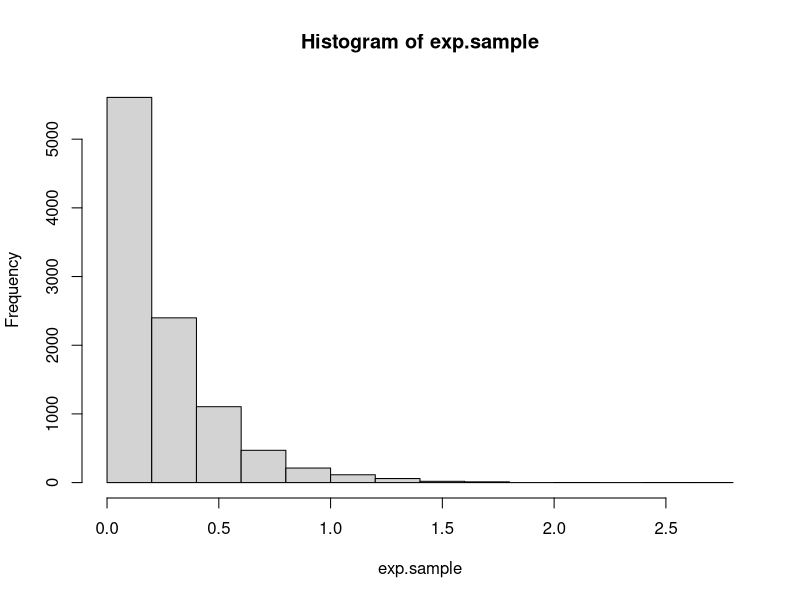
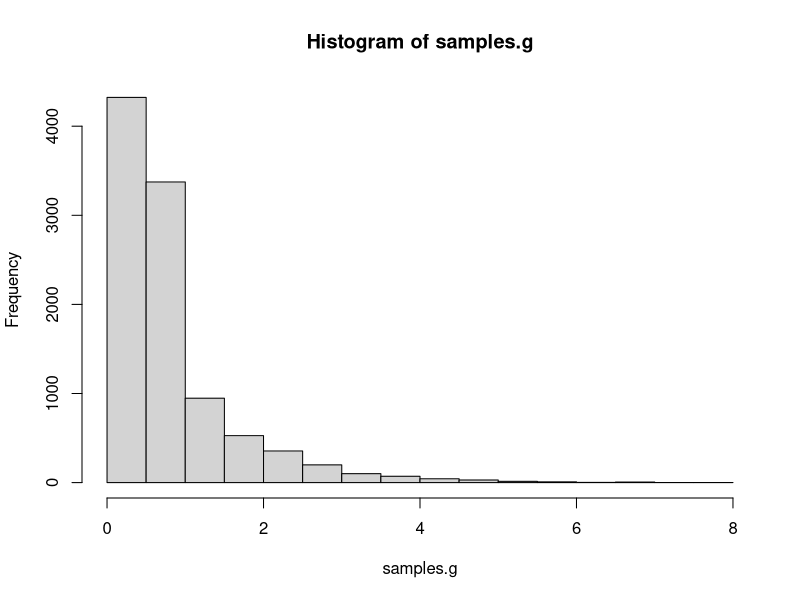
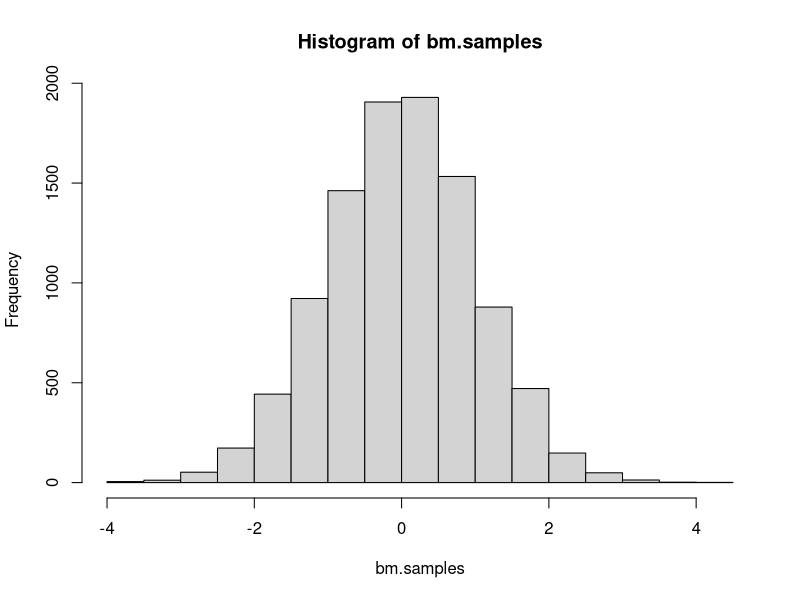
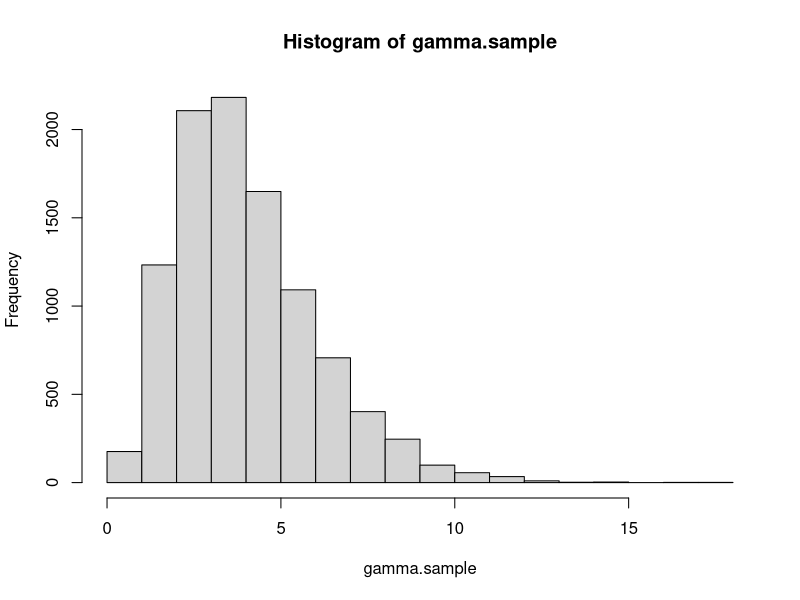
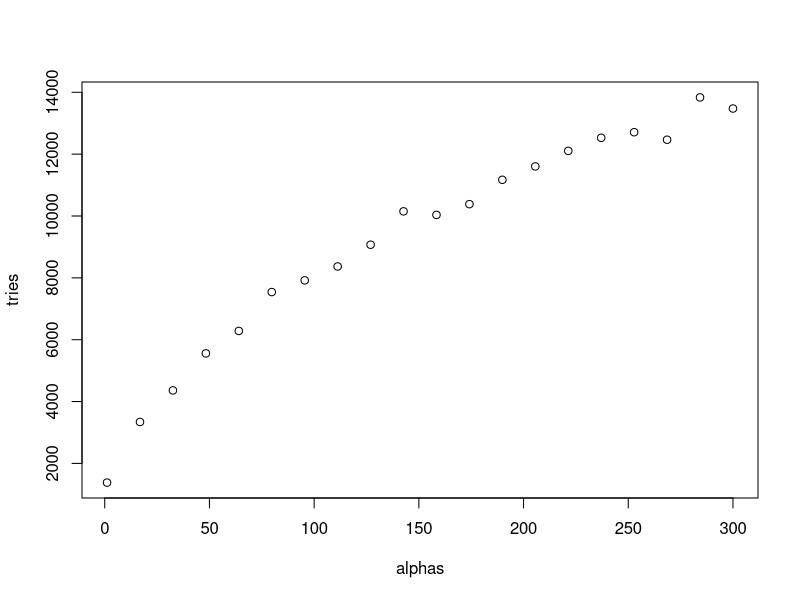
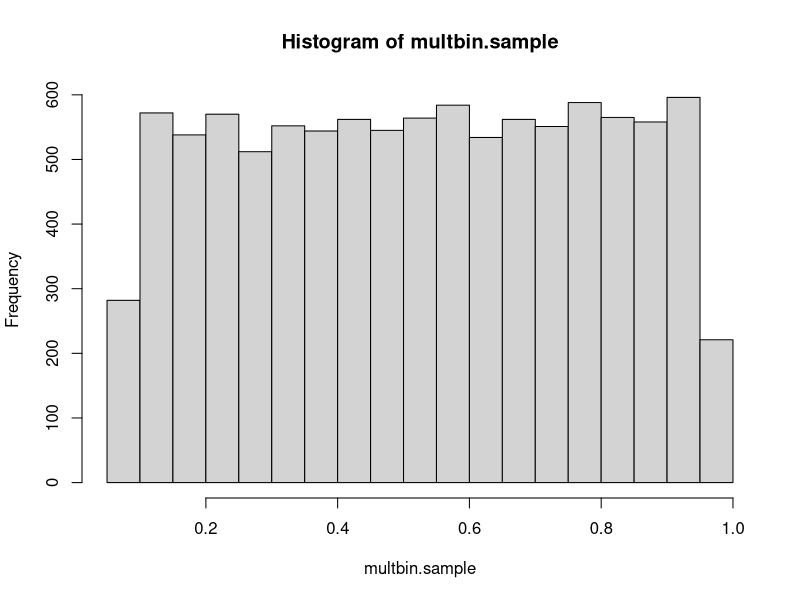

Generate these figures, in order, with R:
## ---- chunk 1
knitr::opts_chunk$set(echo = TRUE)
## ---- chunk 2
# Function to sample n times from exponential distribution
samples_exp = function(rate, n){
  u = runif(n)          # Sample from unif(0,1) distribution
  x = - log(u) / rate   # Compute values using inverse cdf
  return(x)             # Vector of n samples
}

# Function to print mean and variance
print.mean.var = function(n, m.emp, m.th, v.emp, v.th) {
  cat('Number of samples:', n)
  cat('\n\nEmpirical mean:', m.emp)
  cat('\nTheoretical mean:', m.th)
  cat('\n\nEmpirical variance:', v.emp)
  cat('\nTheoretical variance:', v.th)
}

# Check function
rate = 4                                        # Set rate parameter
n = 10000                                       # Number of samples
exp.sample = samples_exp(rate, n)               # Sample
hist(exp.sample)                                # Histogram of sample

mean.emp.exp = mean(exp.sample)                 # Empirical mean
mean.th.exp = 1 / rate                          # Theoretical mean

var.emp.exp = var(exp.sample)                   # Empirical variance
var.th.exp = 1 / rate^2                         # Theoretical variance

print.mean.var(n, mean.emp.exp, mean.th.exp, var.emp.exp, var.th.exp)  # Print values
## ---- chunk 3
# Function to sample from g using inverse cdf
samples_g = function(alpha, n) {
  c = alpha * exp(1) / (alpha + exp(1))   # Normalizing constant
  u = runif(n)                            # Sample from unif(0,1) distribution
  vec = rep(0, n)                         # Vector to store the generated samples
  for(i in 1:length(u)){
    if(u[i]<= c/alpha) {vec[i] = (alpha * u[i] / c)^(1 / alpha)}  # Use case 1 in inverse cdf to generate sample
    else {vec[i] = -log(1/alpha + exp(-1) - u[i]/c)}              # Use case 2 in inverse cdf to generate sample
  }
  return(vec)
}

# Check function
alpha = 0.8                               # Set parameter
c = alpha * exp(1) / (alpha + exp(1))     # Normalizing constant
n = 10000                                 # Number of samples
samples.g = samples_g(alpha, n)           # Sampling from g
hist(samples.g)                           # Histogram of samples

mean.emp.g = mean(samples.g)                      # Empirical mean
mean.theo.g = c * (1/(alpha+1) + 2*exp(-1))       # Theoretical mean

var.emp.g = var(samples.g)                                  # Empirical variance
var.theo.g = c * (1/(alpha+2) + 5*exp(-1)) - mean.theo.g^2  # Theoretical variance

print.mean.var(n, mean.emp.g, mean.theo.g, var.emp.g, var.theo.g)   # Print values
## ---- chunk 4
# Function to generate n samples from N(0,1) using Box Muller
boxmuller = function(n) {
  # Sample from unif(0,1)
  u1 = runif(n)
  u2 = runif(n)
  # Polar coordinates
  r = sqrt(-2*log(u1))
  theta = 2*pi*u2
  #Cartesian coordinate(s)
  x = r*cos(theta)          # Vector of n independent samples
  #y = r*sin(theta)
  return(x)
}

# Check function
n = 10000                       # Number of samples
bm.samples = boxmuller(n)       # Sampling from N(0,1)
hist(bm.samples)                # Histogram of samples

mean_bm = mean(bm.samples)      # Empirical mean
var_bm = var(bm.samples)        # Empirical variance

print.mean.var(n, mean_bm, 0, var_bm, 1)  # Print values
## ---- chunk 5
# Function to generate a realization from d-variate normal distribution
mult_normal = function(d, mu, sigma) {
  # mu is vector of means, must have length d
  # sigma is covariance matrix, must have dimension dxd
  x = boxmuller(d)    # d N(0,1) distributed variables
  A = t(chol(sigma))  # Cholesky decomposition of covariance matrix (lower triangular)
  y = mu + A %*% x    # d-variate N(mu, sigma)
  return(y)
}


# Check function

# vector of means and covariance matrix
mu = c(1,2)         
sigma = cbind(c(1,0.5),c(0.5,1))

# Estimate mean and empirical variance
n = 10000                     # Number of realizations
mu_est = rep(0,length(mu))    
multnor.sample = matrix(NA, n, length(mu))
for(i in 1:n) {
  multnor = mult_normal(length(mu),mu,sigma)
  mu_est = mu_est + multnor
  multnor.sample[i,] = multnor
  }
mu_est = mu_est / n               # Estimated mean vector

sigma_est = var(multnor.sample)   # Estimated covariance matrix

# Printing
cat('True mean:', mu)
cat('\nEstimated mean:', mu_est)
cat('\n\nTrue covariance matrix:\n')
sigma
cat('\nEstimated covariance matrix:\n')
sigma_est
## ---- chunk 6
# Function to calculate the acceptance probability
accprob = function(x, alpha) {
  if(x<1) {return(exp(-x))}
  else if(x>=1) {return(x^(alpha-1))}
}

# Function to generate n samples from f
gamma_rejsamp = function(n, alpha) {
  vec = rep(0, n)             # Vector for storing the accepted samples
  i = 1
  while(i<=n) {
    x = samples_g(alpha, 1)   # Sample from proposal density
    u = runif(1)              # Sample from unif(0,1)
    a = accprob(x, alpha)     # Calculate acceptance probability
    if(u<=a) {                # Accept x as a sample
      vec[i] = x              # Store x
      i = i + 1
      }
  }
  return(vec)
}

# Check function
alpha = 0.5     # Set parameter
n = 10000       # Number of samples
gamma.sample = gamma_rejsamp(n, alpha)    # Generate samples

mean.emp = mean(gamma.sample)   # Empirical mean
mean.theo = alpha               # Theoretical mean

var.emp = var(gamma.sample)     # Empirical variance
var.theo = alpha                # Theoretical variance

print.mean.var(n, mean.emp, mean.theo, var.emp, var.theo)   # Printing values
## ---- chunk 7
# Function to generate n samples from ln(unif(0,ab))
inv.cdf.sampling = function(n, ab) {
  u = runif(n)    # Sample from unif(0,1)
  x = log(ab*u)   # Using inverse cdf
  return(x)
}

# Function to generate n samples from f
# alpha > 1
samples.f = function(n, alpha) {
  vec = rep(0,n)                        # Vector for storing the samples
  i = 1                                 # Count index in vec
  a = ((alpha-1)/exp(1))^((alpha-1)/2)  # Value of a
  b = ((alpha+1)/exp(1))^((alpha+1)/2)  # Value of b_+
  tries = 0                             # Count number of tries to generate n realizations
  while(i<=n) {
    z1 = inv.cdf.sampling(1,a)          # Sample from ln(unif(0,a))
    z2 = inv.cdf.sampling(1,b)          # Sample from ln(unif(b_-,b_+))
    diff = z2 - z1
    limit = ((alpha-1)*diff - exp(diff)) / 2  # Calculate upper limit for z1 in C_f
    if(z1 <= limit) {                   # Accept the sample
      vec[i] = exp(diff)                # Store ratio of uniforms
      i = i + 1
    }
    tries = tries + 1
  }
  return(c(tries,vec))                  # Return number of tries and vector of samples
}

# Check function
alpha = 4       # Set parameter
n = 10000       # Number of samples
gamma.sample = samples.f(n,alpha)[-1]   # Generate samples
hist(gamma.sample)                      # Histogram of samples

mean.emp = mean(gamma.sample)           # Empirical mean
mean.theo = alpha                       # Theoretical mean

var.emp = var(gamma.sample)             # Empirical variance
var.theo = alpha                        # Theoretical variance

print.mean.var(n, mean.emp, mean.theo, var.emp, var.theo) # Printing values

# Number of tries for different alphas
#alphas = seq(1.1,2000,length.out = 20)
n = 1000                                # Number of samples to generate
alphas = seq(1.1,300,length.out = 20)   # Values for alpha  
tries = rep(0,length(alphas))           # Vector to store number of tries to generate n samples for different alphas
for(i in 1:length(alphas)) {
  s = samples.f(1000,alphas[i])
  tries[i] = s[1]
}
plot(alphas,tries)                      # Plot of alpha vs number of tries
## ---- chunk 8
# Function to generate n samples from gamma distribution
gamma = function(n, alpha, beta) {
  if(alpha<1) {return(gamma_rejsamp(n,alpha) / beta)}       # alpha<1, beta is an inverse scale parameter
  else if(alpha>1) {return(samples.f(n,alpha)[-1] / beta)}  # alpha>1, beta is an inverse scale parameter
  else {return(samples_exp(beta,n))}                        # alpha=1, exponential distribution with rate beta
}

# Test function

# Function to generate samples and print values
test.gam = function(n, alpha, beta) {
  gam.samp = gamma(n, alpha, beta)
  mean.emp = mean(gam.samp)
  mean.theo = alpha / beta
  var.emp = var(gam.samp)
  var.theo = alpha / beta^2
  cat('alpha=',alpha,'\nbeta=',beta,'\n')
  print.mean.var(n, mean.emp, mean.theo, var.emp, var.theo)
  cat('\n\n\n')
}

# Set parameters
n = 10000
alpha = c(0.5, 1, 10)
beta = 2

test.gam(n, alpha[1], beta)
test.gam(n, alpha[2], beta)
test.gam(n, alpha[3], beta)

## ---- chunk 9
ln.accprob = function(x) {
  lnc = (15 + sqrt(53809)) / 394
  return(125*log(2+x) + 38*log(1-x) + 34*log(x) - lnc)
}

multbinom = function(n) {
  vec = rep(0,n)
  i = 1
  while(i<=n) {
    theta = runif(1)
    lnu = log(runif(1))
    lna = ln.accprob(theta)
    if(lnu<=lna) {
      vec[i] = theta
      i = i + 1
      }
  }
  return(vec)
}

# Test 
multbin.sample = multbinom(10000)
hist(multbin.sample)

mean(multbin.sample)
var(multbin.sample)
# evt regne ut teoretiske verdier?
